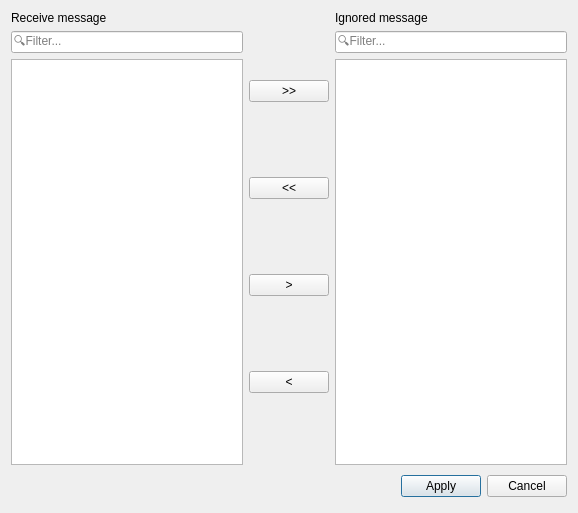
<?xml version="1.0" encoding="UTF-8"?>
<ui version="4.0">
 <class>MsgIgnore</class>
 <widget class="QDialog" name="MsgIgnore">
  <property name="geometry">
   <rect>
    <x>0</x>
    <y>0</y>
    <width>578</width>
    <height>513</height>
   </rect>
  </property>
  <property name="windowTitle">
   <string>Receive message Ignore</string>
  </property>
  <layout class="QGridLayout" name="gridLayout_2">
   <item row="0" column="0">
    <layout class="QGridLayout" name="gridLayout">
     <item row="0" column="0">
      <layout class="QHBoxLayout" name="horizontalLayout_2">
       <item>
        <layout class="QVBoxLayout" name="verticalLayout_2">
         <item>
          <widget class="QLabel" name="label_2">
           <property name="text">
            <string>Receive message</string>
           </property>
          </widget>
         </item>
         <item>
          <widget class="CLineEdit" name="editFilterLeft">
           <property name="font">
            <font>
             <family>Segoe UI Symbol</family>
            </font>
           </property>
           <property name="placeholderText">
            <string>🔍Filter...</string>
           </property>
           <property name="clearButtonEnabled">
            <bool>true</bool>
           </property>
          </widget>
         </item>
         <item>
          <widget class="QListWidget" name="listMsgLeft">
           <property name="selectionMode">
            <enum>QAbstractItemView::ExtendedSelection</enum>
           </property>
           <property name="selectionBehavior">
            <enum>QAbstractItemView::SelectItems</enum>
           </property>
          </widget>
         </item>
        </layout>
       </item>
       <item>
        <layout class="QVBoxLayout" name="verticalLayout">
         <item>
          <widget class="QPushButton" name="btnAll2Right">
           <property name="text">
            <string>&gt;&gt;</string>
           </property>
          </widget>
         </item>
         <item>
          <widget class="QPushButton" name="btnAll2Left">
           <property name="text">
            <string>&lt;&lt;</string>
           </property>
          </widget>
         </item>
         <item>
          <widget class="QPushButton" name="btnOne2Right">
           <property name="text">
            <string>&gt;</string>
           </property>
          </widget>
         </item>
         <item>
          <widget class="QPushButton" name="btnOne2Left">
           <property name="text">
            <string>&lt;</string>
           </property>
          </widget>
         </item>
        </layout>
       </item>
       <item>
        <layout class="QVBoxLayout" name="verticalLayout_3">
         <item>
          <widget class="QLabel" name="label">
           <property name="text">
            <string>Ignored message</string>
           </property>
          </widget>
         </item>
         <item>
          <widget class="CLineEdit" name="editFilterRight">
           <property name="font">
            <font>
             <family>Segoe UI Symbol</family>
            </font>
           </property>
           <property name="placeholderText">
            <string>🔍Filter...</string>
           </property>
           <property name="clearButtonEnabled">
            <bool>true</bool>
           </property>
          </widget>
         </item>
         <item>
          <widget class="QListWidget" name="listMsgRight">
           <property name="selectionMode">
            <enum>QAbstractItemView::ExtendedSelection</enum>
           </property>
          </widget>
         </item>
        </layout>
       </item>
      </layout>
     </item>
     <item row="1" column="0">
      <layout class="QHBoxLayout" name="horizontalLayout">
       <item>
        <spacer name="spacer">
         <property name="orientation">
          <enum>Qt::Horizontal</enum>
         </property>
         <property name="sizeHint" stdset="0">
          <size>
           <width>131</width>
           <height>31</height>
          </size>
         </property>
        </spacer>
       </item>
       <item>
        <widget class="QPushButton" name="okButton">
         <property name="text">
          <string>Apply</string>
         </property>
         <property name="default">
          <bool>true</bool>
         </property>
        </widget>
       </item>
       <item>
        <widget class="QPushButton" name="cancelButton">
         <property name="text">
          <string>Cancel</string>
         </property>
        </widget>
       </item>
      </layout>
     </item>
    </layout>
   </item>
  </layout>
 </widget>
 <customwidgets>
  <customwidget>
   <class>CLineEdit</class>
   <extends>QLineEdit</extends>
   <header>LineEdit.h</header>
  </customwidget>
 </customwidgets>
 <resources/>
 <connections>
  <connection>
   <sender>okButton</sender>
   <signal>clicked()</signal>
   <receiver>MsgIgnore</receiver>
   <slot>accept()</slot>
   <hints>
    <hint type="sourcelabel">
     <x>448</x>
     <y>486</y>
    </hint>
    <hint type="destinationlabel">
     <x>288</x>
     <y>256</y>
    </hint>
   </hints>
  </connection>
  <connection>
   <sender>cancelButton</sender>
   <signal>clicked()</signal>
   <receiver>MsgIgnore</receiver>
   <slot>reject()</slot>
   <hints>
    <hint type="sourcelabel">
     <x>529</x>
     <y>486</y>
    </hint>
    <hint type="destinationlabel">
     <x>288</x>
     <y>256</y>
    </hint>
   </hints>
  </connection>
 </connections>
</ui>
